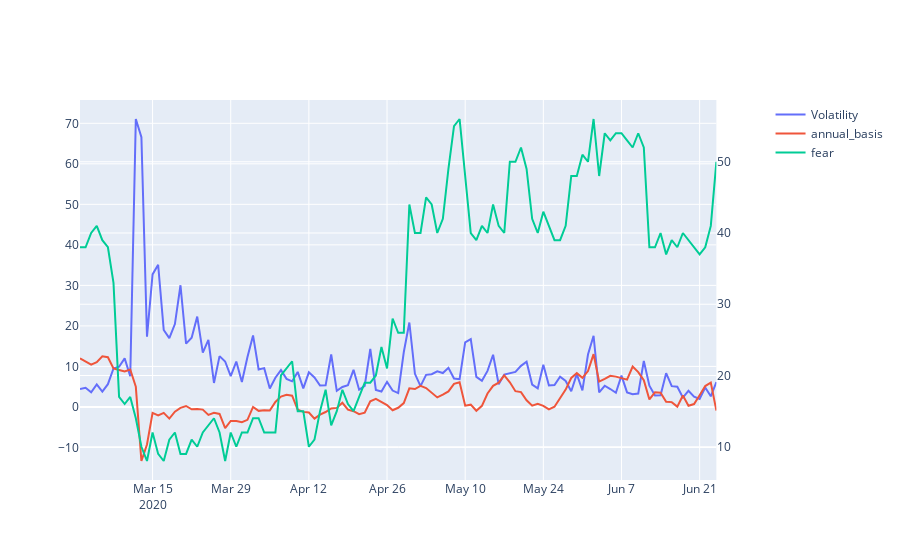

Here is the notebook cell this chart was saved with:
### Code cell
fig = make_subplots(specs=[[{"secondary_y": True}]])


fig.add_trace(
    go.Scatter(x=basis_200626["date"], y=basis_200626["Volatility"], name="Volatility"),
   secondary_y=False
)
fig.add_trace(
    go.Scatter(x=basis_200626["date"], y=basis_200626["annual_basis"], name="annual_basis"),
   secondary_y=False
)
fig.add_trace(
    go.Scatter(x=basis_200626["date"], y=basis_200626["fear"], name="fear"),
   secondary_y=True
)


fig.show()
